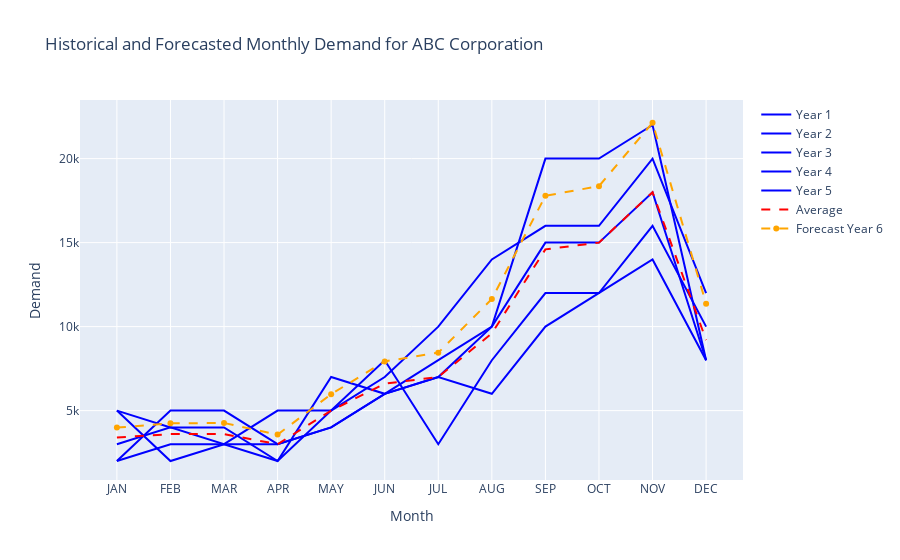

Source (notebook cell):
### Markdown cell above
### Problem 1: Static Method Forecasting
Consider monthly demand for the ABC Corporation, as shown in Table A3.1. Forecast the monthly demand for Year 6 using the static method for forecasting

### Code cell
import pandas as pd
import numpy as np
import plotly.graph_objects as go
from sklearn.linear_model import LinearRegression

# Historical monthly sales data for Years 1 through 5
sales_data = {
    "JAN": [2000, 3000, 2000, 5000, 5000],
    "FEB": [3000, 4000, 5000, 4000, 2000],
    "MAR": [3000, 3000, 5000, 4000, 3000],
    "APR": [3000, 5000, 3000, 2000, 2000],
    "MAY": [4000, 5000, 4000, 5000, 7000],
    "JUN": [6000, 8000, 6000, 7000, 6000],
    "JUL": [7000, 3000, 7000, 10000, 8000],
    "AUG": [6000, 8000, 10000, 14000, 10000],
    "SEP": [10000, 12000, 15000, 16000, 20000],
    "OCT": [12000, 12000, 15000, 16000, 20000],
    "NOV": [14000, 16000, 18000, 20000, 22000],
    "DEC": [8000, 10000, 8000, 12000, 8000]
}

# Create DataFrame from the sales data
df_sales = pd.DataFrame(sales_data)

# Define the periodicity of the data (number of periods in one cycle)
periodicity = 12  # Monthly data, so 12 months in a year

# Calculate average monthly sales for each month over the 5 years
monthly_average = df_sales.mean(axis=0)
overall_average = monthly_average.mean()

# Calculate seasonal factors
seasonal_factors = monthly_average / overall_average

# Deseasonalize the data by dividing by the seasonal factors
deseasonalized_sales = df_sales / seasonal_factors

# Prepare data for linear regression
X = np.arange(1, periodicity * 5 + 1).reshape(-1, 1)  # Months as a linear feature, respecting the periodicity
y = deseasonalized_sales.values.flatten()

# Perform linear regression
model = LinearRegression()
model.fit(X, y)

# Estimate level (L) and trend (T)
L = model.intercept_
T = model.coef_[0]

# Forecast demand for Year 6
forecast_year_6 = (L + T * np.arange(periodicity * 5 + 1, periodicity * 6 + 1)).reshape(1, -1) * seasonal_factors.values

# Prepare for plotting
all_months = list(sales_data.keys()) * 6  # Months including forecast
years = ['Year ' + str(y) for y in range(1, 6)] + ['Forecast Year 6']
color_map = ['blue', 'blue', 'blue', 'blue', 'blue', 'red']  # Colors for years and forecast

# Plot using Plotly
fig = go.Figure()

# Plot historical data for each year
for i, color in zip(range(5), color_map[:-1]):
    fig.add_trace(go.Scatter(x=all_months[:12], y=df_sales.iloc[i], mode='lines', name=f'Year {i+1}', line=dict(color=color)))

# Plot average historical data
fig.add_trace(go.Scatter(x=all_months[:12], y=monthly_average, mode='lines', name='Average', line=dict(color='red', dash='dash')))

# Plot forecasted data for Year 6
fig.add_trace(go.Scatter(x=all_months[60:], y=forecast_year_6.flatten(), mode='lines+markers', name='Forecast Year 6', line=dict(color='orange', dash='dash')))

# Update layout
fig.update_layout(title='Historical and Forecasted Monthly Demand for ABC Corporation',
                  xaxis_title='Month',
                  yaxis_title='Demand',
                  xaxis=dict(tickvals=all_months[:72]))  # Include tick values for all months including forecast

fig.show()

### Figure 1 — Plotly figure (JSON) as saved in the notebook; plotly's stock layout.template omitted (floating-point values rounded to 4 significant figures)
{"data": [{"line": {"color": "blue"}, "mode": "lines", "name": "Year 1", "type": "scatter", "x": ["JAN", "FEB", "MAR", "APR", "MAY", "JUN", "JUL", "AUG", "SEP", "OCT", "NOV", "DEC"], "y": [2000, 3000, 3000, 3000, 4000, 6000, 7000, 6000, 10000, 12000, 14000, 8000]}, {"line": {"color": "blue"}, "mode": "lines", "name": "Year 2", "type": "scatter", "x": ["JAN", "FEB", "MAR", "APR", "MAY", "JUN", "JUL", "AUG", "SEP", "OCT", "NOV", "DEC"], "y": [3000, 4000, 3000, 5000, 5000, 8000, 3000, 8000, 12000, 12000, 16000, 10000]}, {"line": {"color": "blue"}, "mode": "lines", "name": "Year 3", "type": "scatter", "x": ["JAN", "FEB", "MAR", "APR", "MAY", "JUN", "JUL", "AUG", "SEP", "OCT", "NOV", "DEC"], "y": [2000, 5000, 5000, 3000, 4000, 6000, 7000, 10000, 15000, 15000, 18000, 8000]}, {"line": {"color": "blue"}, "mode": "lines", "name": "Year 4", "type": "scatter", "x": ["JAN", "FEB", "MAR", "APR", "MAY", "JUN", "JUL", "AUG", "SEP", "OCT", "NOV", "DEC"], "y": [5000, 4000, 4000, 2000, 5000, 7000, 10000, 14000, 16000, 16000, 20000, 12000]}, {"line": {"color": "blue"}, "mode": "lines", "name": "Year 5", "type": "scatter", "x": ["JAN", "FEB", "MAR", "APR", "MAY", "JUN", "JUL", "AUG", "SEP", "OCT", "NOV", "DEC"], "y": [5000, 2000, 3000, 2000, 7000, 6000, 8000, 10000, 20000, 20000, 22000, 8000]}, {"line": {"color": "red", "dash": "dash"}, "mode": "lines", "name": "Average", "type": "scatter", "x": ["JAN", "FEB", "MAR", "APR", "MAY", "JUN", "JUL", "AUG", "SEP", "OCT", "NOV", "DEC"], "y": [3400, 3600, 3600, 3000, 5000, 6600, 7000, 9600, 14600, 15000, 18000, 9200]}, {"line": {"color": "orange", "dash": "dash"}, "mode": "lines+markers", "name": "Forecast Year 6", "type": "scatter", "x": ["JAN", "FEB", "MAR", "APR", "MAY", "JUN", "JUL", "AUG", "SEP", "OCT", "NOV", "DEC"], "y": [3988.0, 4243.0, 4264.0, 3570.0, 5979.0, 7929.0, 8449.0, 11640.0, 17790.0, 18360.0, 22140.0, 11370.0]}], "layout": {"title": {"text": "Historical and Forecasted Monthly Demand for ABC Corporation"}, "xaxis": {"tickvals": ["JAN", "FEB", "MAR", "APR", "MAY", "JUN", "JUL", "AUG", "SEP", "OCT", "NOV", "DEC", "JAN", "FEB", "MAR", "APR", "MAY", "JUN", "JUL", "AUG", "SEP", "OCT", "NOV", "DEC", "JAN", "FEB", "MAR", "APR", "MAY", "JUN", "JUL", "AUG", "SEP", "OCT", "NOV", "DEC", "JAN", "FEB", "MAR", "APR", "MAY", "JUN", "JUL", "AUG", "SEP", "OCT", "NOV", "DEC", "JAN", "FEB", "MAR", "APR", "MAY", "JUN", "JUL", "AUG", "SEP", "OCT", "NOV", "DEC", "JAN", "FEB", "MAR", "APR", "MAY", "JUN", "JUL", "AUG", "SEP", "OCT", "NOV", "DEC"], "title": {"text": "Month"}}, "yaxis": {"title": {"text": "Demand"}}}}
